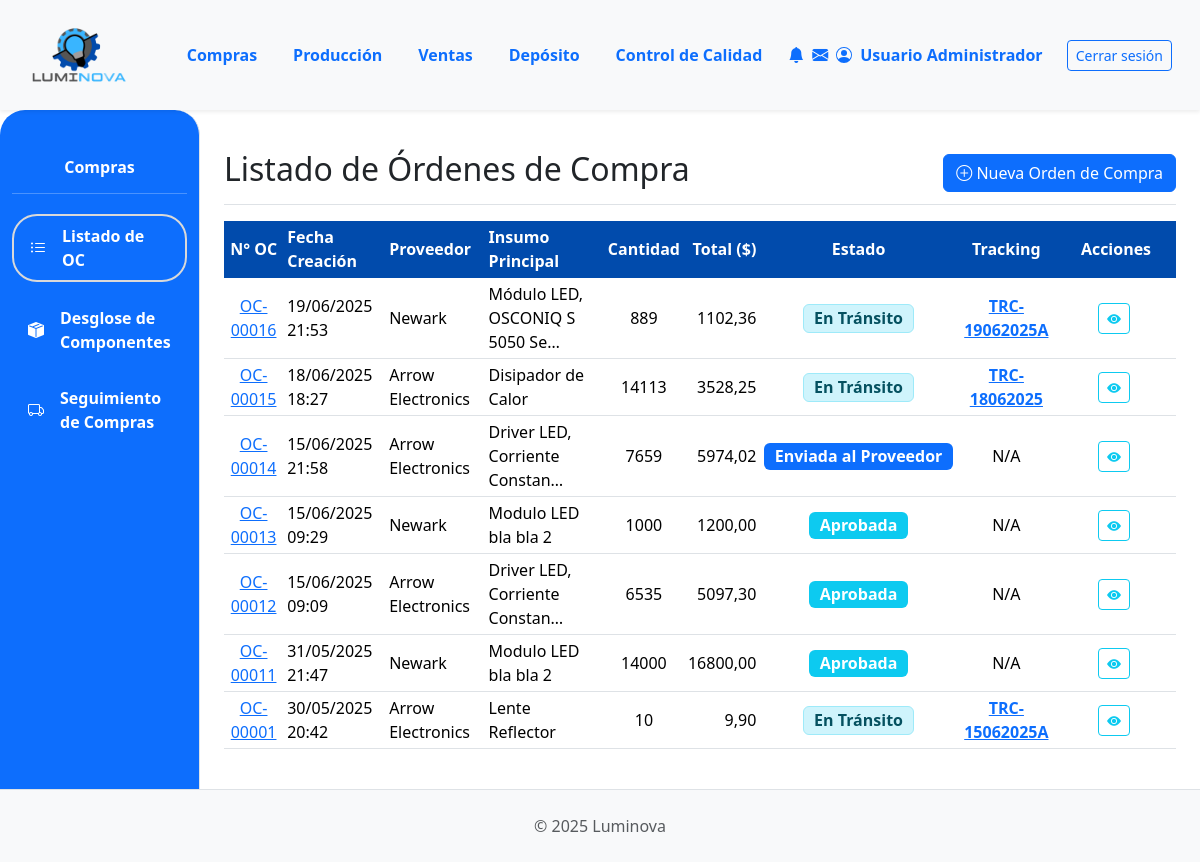
Screenshot of /compras/ (signed in) with the database file from the repository.
### App_LUMINOVA/models.py (models this page shows, shortened)
class Orden(models.Model):
    TIPO_ORDEN_CHOICES = [
        ("compra", "Orden de Compra"),
    ]
    ESTADO_ORDEN_COMPRA_CHOICES = [
        ("BORRADOR", "Borrador"),
        ("APROBADA", "Aprobada"),
        ("ENVIADA_PROVEEDOR", "Enviada al Proveedor"),
        ("CONFIRMADA_PROVEEDOR", "Confirmada por Proveedor"),
        ("EN_TRANSITO", "En Tránsito"),
        ("RECIBIDA_PARCIAL", "Recibida Parcialmente"),
        ("RECIBIDA_TOTAL", "Recibida Totalmente"),
        ("COMPLETADA", "Completada"),
        ("CANCELADA", "Cancelada"),
    ]
    numero_orden = models.CharField(
        max_length=20, unique=True, verbose_name="N° Orden de Compra"
    )
    tipo = models.CharField(max_length=20, choices=TIPO_ORDEN_CHOICES, default="compra")
    fecha_creacion = models.DateTimeField(default=timezone.now)
    proveedor = models.ForeignKey(
        Proveedor,
        on_delete=models.PROTECT,
        related_name="ordenes_de_compra_a_proveedor",
    )
    estado = models.CharField(
        max_length=30, choices=ESTADO_ORDEN_COMPRA_CHOICES, default="BORRADOR"
    )
    insumo_principal = models.ForeignKey(
        Insumo,
        on_delete=models.SET_NULL,
        null=True,
        blank=True,
        verbose_name="Insumo Principal",
    )
    cantidad_principal = models.PositiveIntegerField(
        null=True, blank=True, verbose_name="Cantidad Insumo Principal"
    )
    precio_unitario_compra = models.DecimalField(
        max_digits=10,
        decimal_places=2,
        null=True,
        blank=True,
        verbose_name="Precio Unit. Compra (de la oferta)",
    )
    total_orden_compra = models.DecimalField(
        max_digits=12, decimal_places=2, default=0.00
    )
    fecha_estimada_entrega = models.DateField(null=True, blank=True)
    numero_tracking = models.CharField(max_length=50, null=True, blank=True)
    notas = models.TextField(blank=True, null=True)

class Proveedor(models.Model):
    nombre = models.CharField(max_length=100, unique=True)
    contacto = models.CharField(max_length=100, blank=True)
    telefono = models.CharField(max_length=25, blank=True)
    email = models.EmailField(blank=True, null=True)

class Insumo(models.Model):
    descripcion = models.CharField(max_length=255)
    categoria = models.ForeignKey(
        CategoriaInsumo, on_delete=models.PROTECT, related_name="insumos"
    )
    fabricante = models.ForeignKey(
        Fabricante,
        on_delete=models.SET_NULL,
        null=True,
        blank=True,
        related_name="insumos_fabricados",
    )
    imagen = models.ImageField(null=True, blank=True, upload_to="insumos/")
    stock = models.IntegerField(default=0)
    cantidad_en_pedido = models.PositiveIntegerField(
    default=0,
    verbose_name="Cantidad en Pedido",
    blank=True,
    null=True
)

### App_LUMINOVA/views.py (the view)
# urls.py: path('compras/', compras_lista_oc_view, name='compras_lista_oc'), # Vista principal de compras
@login_required
def compras_lista_oc_view(request):
    ordenes_compra = Orden.objects.filter(tipo='compra').select_related(
        'proveedor', # Si el campo se llama 'proveedor' en el modelo Orden
        'insumo_principal'     # Si el campo se llama 'insumo' en el modelo Orden
    ).order_by('-fecha_creacion')
    context = {
        'ordenes_list': ordenes_compra, # Nombre genérico para la plantilla
        'titulo_seccion': 'Listado de Órdenes de Compra',
    }
    return render(request, 'compras/compras_lista_oc.html', context)

### App_LUMINOVA/templates/compras/compras_lista_oc.html (shortened to what this page needs)
{% extends 'padre.html' %}
{% load static %}
{% load django_bootstrap5 %}
{% block sidebar_content %}
    {% include 'compras/compras_sidebar.html' %}
{% endblock %}
{% block content %}
<div class="d-flex justify-content-between flex-wrap flex-md-nowrap align-items-center pt-3 pb-2 mb-3 border-bottom">
    <h1 class="h2">{{ titulo_seccion }}</h1>
    <div class="btn-toolbar mb-2 mb-md-0">
        <a href="{% url 'App_LUMINOVA:compras_crear_oc' %}" class="btn btn-primary">
            <i class="bi bi-plus-circle"></i> Nueva Orden de Compra
        </a>
    </div>
</div>
<div class="table-responsive mt-3">
    <table class="table table-hover table-sm align-middle">
        <thead class="color-thead">
            <tr>
                <th class="text-center">N° OC</th>
                <th>Fecha Creación</th>
                <th>Proveedor</th>
                <th>Insumo Principal</th>
                <th class="text-center">Cantidad</th>
                <th class="text-end">Total ($)</th>
                <th class="text-center">Estado</th>
                <th class="text-center">Tracking</th>
                <th class="text-center" style="min-width: 120px;">Acciones</th>
            </tr>
        </thead>
        <tbody>
            {% for oc in ordenes_list %}
            <tr>
                <td class="text-center">
                    <a href="{% url 'App_LUMINOVA:compras_detalle_oc' oc.id %}">{{ oc.numero_orden }}</a>
                </td>
                <td>{{ oc.fecha_creacion|date:"d/m/Y H:i" }}</td>
                <td>{{ oc.proveedor.nombre|default_if_none:"N/A" }}</td>
                <td>{{ oc.insumo_principal.descripcion|default_if_none:"N/A"|truncatechars:30 }}</td>
                <td class="text-center">{{ oc.cantidad_principal|default_if_none:"-" }}</td>
                <td class="text-end">{{ oc.total_orden_compra|floatformat:2|default:"0.00" }}</td>
                <td class="text-center">
                    <span class="badge fs-6
                        {% if oc.estado == 'BORRADOR' %}bg-secondary
                        {% elif oc.estado == 'PENDIENTE_APROBACION' %}bg-warning text-dark
                        {% elif oc.estado == 'APROBADA' %}bg-info
                        {% elif oc.estado == 'ENVIADA_PROVEEDOR' %}bg-primary
                        {% elif oc.estado == 'CONFIRMADA_PROVEEDOR' %}bg-primary-subtle text-primary-emphasis border border-primary-subtle
                        {% elif oc.estado == 'EN_TRANSITO' %}bg-info-subtle text-info-emphasis border border-info-subtle
                        {% elif oc.estado == 'RECIBIDA_PARCIAL' %}bg-success-subtle text-success-emphasis border border-success-subtle
                        {% elif oc.estado == 'RECIBIDA_TOTAL' %}bg-success
                        {% elif oc.estado == 'COMPLETADA' %}bg-success
                        {% elif oc.estado == 'CANCELADA' %}bg-dark
                        {% else %}bg-light text-dark{% endif %}">
                        {{ oc.get_estado_display }}
                    </span>
                </td>
                <td class="text-center">
                    {% if oc.numero_tracking %}
                        <a href="{% url 'App_LUMINOVA:compras_tracking_pedido' oc.id %}" class="fw-bold" title="Ver seguimiento de {{ oc.numero_orden }}">
                            {{ oc.numero_tracking }}
                        </a>
                    {% else %}
                        N/A
                    {% endif %}
                </td>
                <td class="text-center">
                    <a href="{% url 'App_LUMINOVA:compras_detalle_oc' oc.id %}" class="btn btn-sm btn-outline-info me-1" title="Ver Detalles de OC {{ oc.numero_orden }}">
                        <i class="bi bi-eye-fill"></i>
                    </a>
                </td>
            </tr>
            {% empty %}
            <tr>
                <td colspan="9" class="text-center fst-italic text-muted py-3">
                    No hay órdenes de compra registradas. Puede <a href="{% url 'App_LUMINOVA:compras_crear_oc' %}">crear una nueva</a>.
                </td>
            </tr>
            {% endfor %}
        </tbody>
    </table>
</div>
{% endblock %}

### App_LUMINOVA/static/css/custom.css (style rules this page uses)
html, body { height: 100%; margin: 0; }
body { display: flex; flex-direction: column; min-height: 100vh; }
.table > thead.color-thead { --bs-table-color: white; background-color: #014BAC !important; color: white !important; border-color: #014BAC !important; }
.table > thead.color-thead > tr > th { color: inherit !important; vertical-align: middle !important; }

### App_LUMINOVA/templates/compras/compras_lista_oc.html (style rules this page uses)
.color-thead th { background-color: #014BAC !important; color: white !important; vertical-align: middle; }

### rows the page displays
Orden: numero_orden "OC-00016", fecha_creacion "19/06/2025 21:53", proveedor.nombre "Newark", insumo_principal.descripcion "Módulo LED, OSCONIQ S 5050 Se…", cantidad_principal "889", total_orden_compra "1102,36", estado "En Tránsito", numero_tracking "TRC-19062025A"
Orden: numero_orden "OC-00015", fecha_creacion "18/06/2025 18:27", proveedor.nombre "Arrow Electronics", insumo_principal.descripcion "Disipador de Calor", cantidad_principal "14113", total_orden_compra "3528,25", estado "En Tránsito", numero_tracking "TRC-18062025"
Orden: numero_orden "OC-00014", fecha_creacion "15/06/2025 21:58", proveedor.nombre "Arrow Electronics", insumo_principal.descripcion "Driver LED, Corriente Constan…", cantidad_principal "7659", total_orden_compra "5974,02", estado "Enviada al Proveedor", shows "N/A"
Orden: numero_orden "OC-00013", fecha_creacion "15/06/2025 09:29", proveedor.nombre "Newark", insumo_principal.descripcion "Modulo LED bla bla 2", cantidad_principal "1000", total_orden_compra "1200,00", estado "Aprobada", shows "N/A"
Orden: numero_orden "OC-00012", fecha_creacion "15/06/2025 09:09", proveedor.nombre "Arrow Electronics", insumo_principal.descripcion "Driver LED, Corriente Constan…", cantidad_principal "6535", total_orden_compra "5097,30", estado "Aprobada", shows "N/A"
Orden: numero_orden "OC-00011", fecha_creacion "31/05/2025 21:47", proveedor.nombre "Newark", insumo_principal.descripcion "Modulo LED bla bla 2", cantidad_principal "14000", total_orden_compra "16800,00", estado "Aprobada", shows "N/A"
Orden: numero_orden "OC-00001", fecha_creacion "30/05/2025 20:42", proveedor.nombre "Arrow Electronics", insumo_principal.descripcion "Lente Reflector", cantidad_principal "10", total_orden_compra "9,90", estado "En Tránsito", numero_tracking "TRC-15062025A"

### other values shown
{{ titulo_seccion }} "Listado de Órdenes de Compra"
